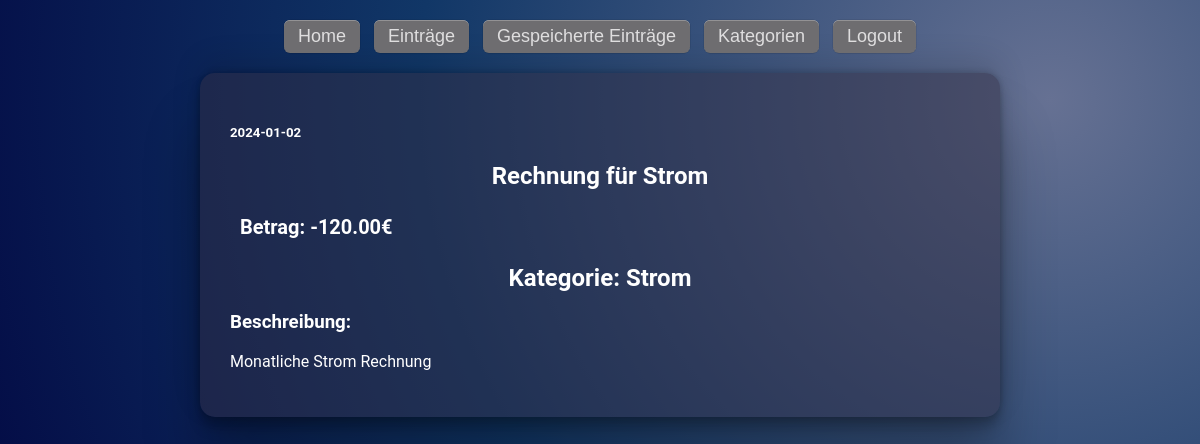
The page /single_input.php?input_id=87 on the database its author committed.
### tables this page shows
CREATE TABLE `inputs` (
  `input_id` int(11) NOT NULL,
  `input_name` varchar(60) DEFAULT NULL,
  `category_id` int(11) DEFAULT NULL,
  `input_amount` decimal(10,2) NOT NULL,
  `input_datum` date NOT NULL,
  `input_description` text DEFAULT NULL,
  `user_id` int(11) DEFAULT NULL
);

CREATE TABLE `categories` (
  `category_id` int(11) NOT NULL,
  `category_name` varchar(60) NOT NULL,
  `category_income` tinyint(1) DEFAULT NULL,
  `user_id` int(11) DEFAULT NULL
);

### single_input.php (the view)
<?php
include('server/connection.php');
if(isset($_GET['input_id'])){
    $inputID = $_GET['input_id'];
    $stmt8 = $conn_db->prepare("SELECT input_id, input_name, input_amount, input_datum, input_description, categories.category_id, categories.category_name
                                FROM inputs
                                LEFT JOIN categories ON categories.category_id = inputs.category_id
                                WHERE input_id = ?
                                ORDER BY input_datum DESC");
    $stmt8->bind_param('i', $inputID);
    $stmt8->execute();
    $singleInput = $stmt8->get_result();
} else {
}
include('layouts/header.php');
?>
<main>
<?php while($row = (mysqli_fetch_array($singleInput, MYSQLI_ASSOC))) { ?>
    <div class="single-input-div">
        <h5><?php echo $row['input_datum']; ?></h5>
        <h2><?php echo $row['input_name']; ?></h2>
        <h1>Betrag: <?php echo $row['input_amount']; ?>€</h1>
        <h2>Kategorie: <?php echo $row['category_name']; ?></h2>
        <h3>Beschreibung:</h3>
        <p><?php echo $row['input_description']; ?></p>
    </div>
<?php } ?>
</main>
<?php include('layouts/footer.php'); ?>

### assets/style.css (style rules this page uses)
body, h1 { margin: 0; padding: 0; }
html { background-image: radial-gradient(circle at 87.5% 12.5%, #667193 0, #113767 50%, #00003d 100%); color: #ffffff; font-family: 'Roboto', Arial, Helvetica, sans-serif; min-height: 100%; }
main { background-color: #302D4280; min-width: 800px; width: 50%; margin: 20px auto; border-radius: 15px; box-shadow: rgba(0, 0, 0, 0.25) 0px 54px 55px, rgba(0, 0, 0, 0.12) 0px -12px 30px, rgba(0, 0, 0, 0.12) 0px 4px 6px, rgba(0, 0, 0, 0.17) 0px 12px 13px, rgba(0, 0, 0, 0.09) 0px -3px 5px; }
h1 { padding: 10px; font-size: 20px; }
h2 { margin: 15px; text-align: center; }
.single-input-div { padding: 30px; }

### rows shown on the page
inputs: input_datum "2024-01-02", input_name "Rechnung für Strom", input_amount "-120.00", category.category_name "Strom", input_description "Monatliche Strom Rechnung"
